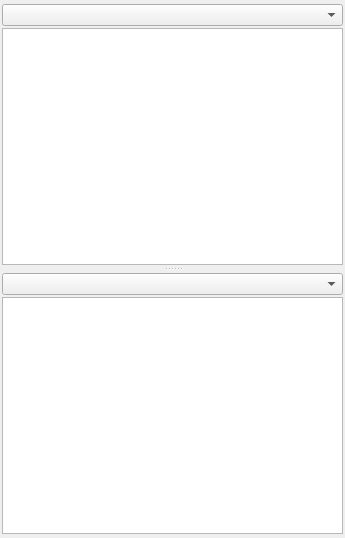
<?xml version="1.0" encoding="UTF-8"?>
<ui version="4.0">
 <class>Form</class>
 <widget class="QWidget" name="Form">
  <property name="geometry">
   <rect>
    <x>0</x>
    <y>0</y>
    <width>345</width>
    <height>538</height>
   </rect>
  </property>
  <property name="windowTitle">
   <string>Post History</string>
  </property>
  <property name="windowIcon">
   <iconset>
    <normalon>../icons/mammudon_icon.png</normalon>
   </iconset>
  </property>
  <layout class="QVBoxLayout" name="verticalLayout_3">
   <property name="spacing">
    <number>2</number>
   </property>
   <property name="leftMargin">
    <number>2</number>
   </property>
   <property name="topMargin">
    <number>2</number>
   </property>
   <property name="rightMargin">
    <number>2</number>
   </property>
   <property name="bottomMargin">
    <number>2</number>
   </property>
   <item>
    <widget class="QSplitter" name="historySplitter">
     <property name="orientation">
      <enum>Qt::Vertical</enum>
     </property>
     <property name="childrenCollapsible">
      <bool>false</bool>
     </property>
     <widget class="QWidget" name="topArea" native="true">
      <layout class="QVBoxLayout" name="verticalLayout_2">
       <property name="spacing">
        <number>2</number>
       </property>
       <property name="leftMargin">
        <number>0</number>
       </property>
       <property name="topMargin">
        <number>2</number>
       </property>
       <property name="rightMargin">
        <number>0</number>
       </property>
       <property name="bottomMargin">
        <number>2</number>
       </property>
       <item>
        <widget class="QComboBox" name="version1Combo"/>
       </item>
       <item>
        <widget class="QTextEdit" name="version1Display">
         <property name="sizePolicy">
          <sizepolicy hsizetype="Expanding" vsizetype="Expanding">
           <horstretch>0</horstretch>
           <verstretch>1</verstretch>
          </sizepolicy>
         </property>
         <property name="readOnly">
          <bool>true</bool>
         </property>
        </widget>
       </item>
      </layout>
     </widget>
     <widget class="QWidget" name="bottomArea" native="true">
      <layout class="QVBoxLayout" name="verticalLayout">
       <property name="spacing">
        <number>2</number>
       </property>
       <property name="leftMargin">
        <number>0</number>
       </property>
       <property name="topMargin">
        <number>2</number>
       </property>
       <property name="rightMargin">
        <number>0</number>
       </property>
       <property name="bottomMargin">
        <number>2</number>
       </property>
       <item>
        <widget class="QComboBox" name="version2Combo"/>
       </item>
       <item>
        <widget class="QTextEdit" name="comparisonDisplay">
         <property name="sizePolicy">
          <sizepolicy hsizetype="Expanding" vsizetype="Expanding">
           <horstretch>0</horstretch>
           <verstretch>2</verstretch>
          </sizepolicy>
         </property>
         <property name="readOnly">
          <bool>true</bool>
         </property>
        </widget>
       </item>
      </layout>
     </widget>
    </widget>
   </item>
  </layout>
 </widget>
 <tabstops>
  <tabstop>version1Combo</tabstop>
  <tabstop>version2Combo</tabstop>
  <tabstop>version1Display</tabstop>
  <tabstop>comparisonDisplay</tabstop>
 </tabstops>
 <resources/>
 <connections/>
</ui>
